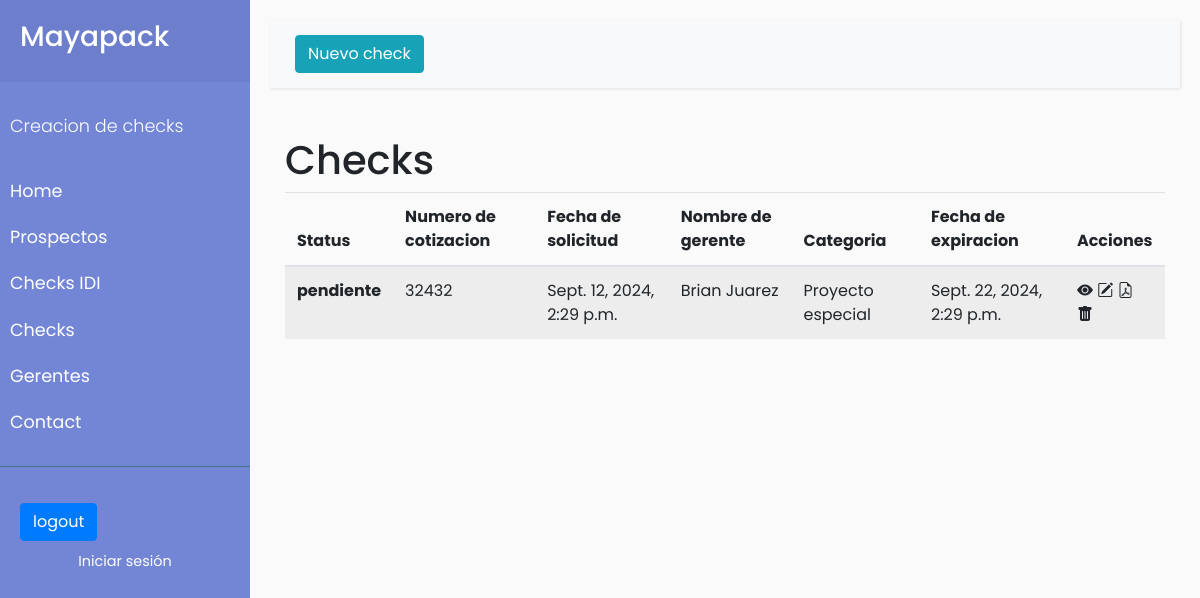
Screenshot of /cotizaciones (signed in) with the database file from the repository.
### cotizaciones/models.py (models this page shows, shortened)
class Check(models.Model):
    STATUS_CHOICES = [('pendiente', 'pendiente'),('aprobado', 'aprobado'),('rechazado', 'rechazado')]
    PRODUCT_CLASIFICATIOM= [('si', 'si'),('no', 'no')]
    nombre_gerente = models.CharField(max_length=100, null=True)
    numero_cotizacion = models.IntegerField(max_length=10, null=True,  blank=True)
    nombre_empresa = models.CharField(max_length=100, null=True, blank=True )
    nombre_proyecto = models.CharField(max_length=100, null=True, blank=True)
    volumen_estimado = models.IntegerField(null=True,blank=True)
    numero_tintas = models.IntegerField(null=True, blank=True)
    tecnologia_fabricacion = models.CharField(max_length=100, null=True, blank=True)
    lugar_entrega = models.CharField(max_length=100, null=True, blank=True)
    producto_nuevo = models.BooleanField(default=False, null=True, blank=True)
    fecha_solicitud = models.DateTimeField(default=datetime.now())
    precio_objetivo = models.IntegerField(max_length=10, null=True, blank=True)
    tipo_producto = models.CharField(max_length=100, null=True, blank=True)
    comentarios_adicionales = models.TextField(max_length=300, blank=True, null=True) #por si existe algun requerimiento en especifico para el proyecto
    frecuencia_compra = models.CharField(blank=True, max_length=100, null=True)
    estatus=models.ManyToManyField(Status, related_name='status', blank=True) # El estatus se refiere al estado en el pipeline de ventas
    estado=models.CharField(max_length=10, choices=STATUS_CHOICES, default='pendiente', blank=True) #Este estado se refiere a la clasificacion de IDI.
    motivo_rechazo =models.CharField( blank=True, max_length=100)
    autor=models.ForeignKey(User, on_delete=models.SET_NULL, null=True)
    fecha_expiracion=models.DateTimeField(default=timezone.now() + timedelta (days=10))
    vigente=models.BooleanField(default=True, null=True) #Vigencia del check
    cliente=models.CharField(max_length=100, null=True,  blank=True)
    categoria=models.ManyToManyField(Categoria, related_name='relevancia_check', blank=True) # relevancia de la categoria
    def verificar_expiracion(self):
        if self.fecha_expiracion< timezone.now():
            self.vigente=False
            self.save()

class Categoria(models.Model):
    nombre=models.CharField(max_length=100, null=False, unique=True, verbose_name='Nombre')
    class Meta:
        db_table='categories'
        verbose_name='Categoria'
        verbose_name_plural='Categorias'
        ordering=['id']

### cotizaciones/views.py (the view)
# urls.py: path('cotizaciones',views.list, name='cotizaciones'),
def list(request):
    if request.user.is_authenticated:
        check=Check.objects.filter(autor_id=request.user)
        for obj in check:
             obj.verificar_expiracion()
             obj.save
        return render (request, 'cotizaciones/list.html', {'check': check})
    else:
         return redirect('/accounts/login/')

### templates/cotizaciones/list.html (shortened to what this page needs)
{% extends 'base.html' %}
{% load static %}
{% block content %}
        <div id="content">
            <nav class="navbar navbar-expand-lg navbar-light bg-light">
                <div class="container-fluid">
                    <button type="button" class="btn btn-info">
                        <a href="{% url 'create' %}" ><span>Nuevo check</span></a>
                    </button>
                </div>
            </nav>
            <div class="container mt-5">
                <h1>Checks</h1>
                <table class="table table-striped">
                        {% if check %}
                                    <thead>
                                    <tr>
                                        <th scope="col">Status</th>
                                        <th scope="col">Numero de cotizacion</th>
                                        <th scope="col">Fecha de solicitud</th>
                                        <th scope="col">Nombre de gerente</th>
                                        <th scope="col">Categoria</th>
                                        <th scope="col">Fecha de expiracion</th>
                                        <th scope="col">Acciones</th>
                                    </tr>
                                    </thead>
                            {% for obj in check %}
                                {%if obj.autor.id == user.id %}
                                    <tbody>
                                    <tr>
                                     <th scope="row"> {{obj.estado}}</th>
                                    <td> {{obj.numero_cotizacion}}</td>
                                        <td> {{obj.fecha_solicitud }}</td>
                                        <td>{{obj.nombre_gerente}}</td>
                                        {% for category in  obj.categoria.all %}
                                        <td>  {{category.nombre}}  </td>
                                        {%endfor %}
                                        <td>{{obj.fecha_expiracion}}</td>
                                        <td>
                                        {%if obj.vigente %}
                                        <a href="{% url 'ver' obj.id  %}">  <i class="bi bi-eye-fill"></i></a>
                                        <a href="{% url 'editar' obj.id  %}"> <i class="bi bi-pencil-square"></i></a>
                                        <a href="{% url 'pdf' obj.id  %}">  <i class="bi bi-file-earmark-pdf"></i></a>
                                        <a href="{% url 'delete' obj.id  %}"><i class="bi bi-trash-fill"></i></a>
                                        </td>
                                        {% else %}
                                        <td> <a href="{% url 'renovar' obj.id  %}">vencido </a> </td>
                                        {% endif %}
                                    </tr>
                                    </tbody>
                                {% endif %}
                            {% endfor %}
                        {% else %}
                        <h1>No hay elementos a mostrar</h1>
                        {% endif %}
                </table>
            </div>
        </div>
 {% endblock %}

### cotizaciones/static/cotizaciones/css/sidemenu.css (style rules this page uses)
body { font-family: 'Poppins', sans-serif; background: #fafafa; }
a, a:hover, a:focus { color: inherit; text-decoration: none; transition: all 0.3s; }
.navbar { padding: 15px 10px; background: #fff; border: none; border-radius: 0; margin-bottom: 40px; box-shadow: 1px 1px 3px rgba(0, 0, 0, 0.1); }
#content { width: 100%; padding: 20px; min-height: 100vh; transition: all 0.3s; }

### rows the page displays
Check: estado "pendiente", numero_cotizacion "32432", fecha_solicitud "Sept. 12, 2024, 2:29 p.m.", nombre_gerente "Brian Juarez", fecha_expiracion "Sept. 22, 2024, 2:29 p.m.", vigente True (drawn)
Categoria: nombre "Proyecto especial"
